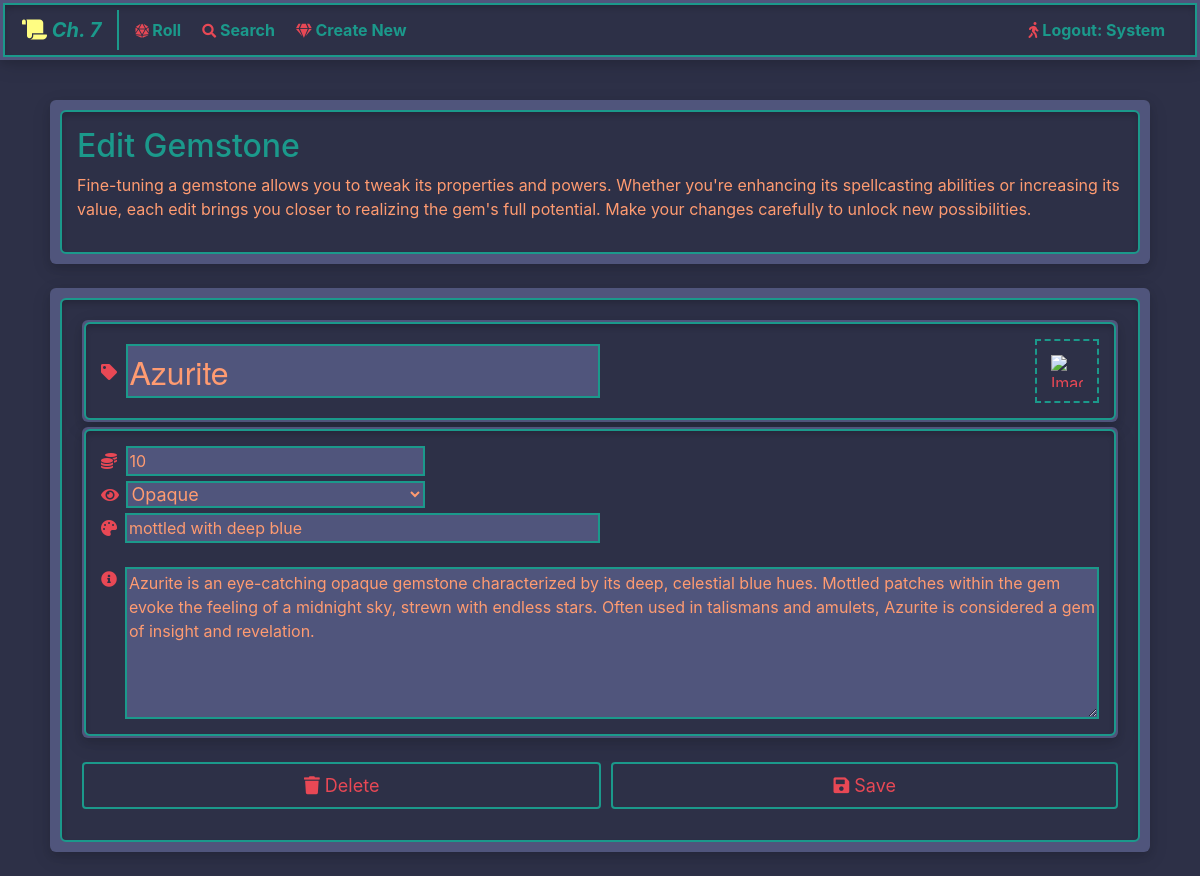
The page /treasure/gemstone/edit/1/ (signed in) on the database its author committed.
### treasure/models.py (models this page shows, shortened)
class Gemstone(models.Model):
    name             = models.CharField(max_length=128, db_index=True)
    value            = models.IntegerField(validators=[MinValueValidator(1), MaxValueValidator(1_000_000)])
    clarity          = models.ForeignKey(
        GemstoneClarity,
        related_name='gemstones',
        on_delete=models.SET_DEFAULT,
        default=1,
        db_index=True
    )
    color            = models.CharField(max_length=128, blank=True, verbose_name='Color(s)', db_index=True)
    description      = models.TextField(max_length=1024)
    icon             = models.ForeignKey(
        GemstoneIcon,
        related_name='gemstones',
        on_delete=models.SET_DEFAULT,
        default=1
    )
    dmg_row_value   = models.IntegerField(null=True, blank=True)
    dmg_item_number = models.IntegerField(null=True, blank=True)
    unique_name     = models.UUIDField(default=uuid.uuid4, editable=False, unique=True)
    origin          = models.CharField(max_length=32, default='user', blank=True)
    created_by      = models.ForeignKey(
        User,
        related_name='gemstones',
        on_delete=models.CASCADE,
        db_index=True
    )
    created_at      = models.DateTimeField(auto_now_add=True)
    updated_at      = models.DateTimeField(auto_now=True)
    objects = GemstoneManager()

### treasure/views.py (the view, shortened to what this page needs)
# urls.py: path("gemstone/edit/<int:gemstone_id>/", views.gemstone_edit, name="gemstone_edit"),
@login_required
@services.user_owns_gemstone
@transaction.atomic
def gemstone_edit(request, gemstone_id):
    gemstone = request.gemstone
    modal_view = services.is_modal_view(request)
    if request.method == 'GET':
        form = forms.GemstoneForm(instance=gemstone)
        icon_url = gemstone.icon.image.url if gemstone.icon else None
        context = {'form': form, 'icon_url': icon_url, 'gemstone_id': gemstone_id, 'modal': modal_view}
        print(modal_view)
        if modal_view:
            return render(request, 'treasure/snippets/gemstone-form.html', context)
        return render(request, 'treasure/gemstone-edit.html', context)

### treasure/services.py (called while the page is built)
def user_owns_gemstone(view_func):
    @wraps(view_func)
    def _wrapped_view(request, *args, **kwargs):
        gemstone_id = kwargs.get('gemstone_id')
        gemstone = get_object_or_404(models.Gemstone, pk=gemstone_id)
        if gemstone.created_by != request.user:
            return HttpResponseForbidden("You do not have permission to modify this gemstone.")
        request.gemstone = gemstone
        return view_func(request, *args, **kwargs)
    return _wrapped_view

def is_modal_view(request: HttpRequest) -> bool:
    if request.GET.get('modal', '') == 'true':
        return True

### treasure/templates/treasure/gemstone-edit.html (shortened to what this page needs)
{% extends 'base.html' %}
{% load static %}
{% block content %}
    {% if modal %}
        {% include 'treasure/snippets/gemstone-form.html' with icon_url=icon_url gemstone_id=gemstone_id %}
    {% else %}
        <div class="outer-content-container mb-4">
            <div class="container inner-content-container">
                <h2>Edit Gemstone</h2>
                <p>
                    Fine-tuning a gemstone allows you to tweak its properties and powers.
                    Whether you're enhancing its spellcasting abilities or increasing its value,
                    each edit brings you closer to realizing the gem's full potential.
                    Make your changes carefully to unlock new possibilities.
                </p>
            </div>
        </div>
        <div class="outer-content-container mb-4">
            <div class="container inner-content-container">
                {% include 'treasure/snippets/gemstone-form.html' with icon_url=icon_url gemstone_id=gemstone_id %}
            </div>
        </div>
    {% endif %}
{% endblock %}

### templates/base.html (shortened to what this page needs)
<!DOCTYPE html>
<html lang="en-us">
<head>
    {% load static %}
    <link rel="stylesheet" href="https://stackpath.bootstrapcdn.com/bootstrap/4.5.2/css/bootstrap.min.css">
    <link rel="stylesheet" href="https://cdnjs.cloudflare.com/ajax/libs/font-awesome/5.15.1/css/all.min.css">
    <link rel="stylesheet" href="{% static 'css/landing.css' %}">
</head>
{% block body %}
    <body hx-headers='{"X-CSRFToken": "{{ csrf_token }}"}'>
    {% block navbar %}
        {% include 'navbar.html' %}
    {% endblock %}
    <div class="container">
        {% block content %}{% endblock %}
    </div>
</body>
{% endblock %}
</html>

### templates/navbar.html (shortened to what this page needs)
<nav class="navbar fixed-top navbar-expand-md custom-navbar">
    <div class="container-fluid navbar-wrapper">
        <div class="container-fluid px-3 py-1">
            <a class="navbar-brand custom-navbar-brand {% if request.resolver_match.url_name == 'gemstone_index' %}custom-active{% endif %}" href="{% url 'treasure:gemstone_index' %}">
                <i class="fas fa-scroll icon-yellow"></i> Ch. 7
            </a>
            <div class="collapse navbar-collapse" id="myNavbar">
                <ul class="navbar-nav mr-auto">
                    <li class="nav-item {% if request.resolver_match.url_name == 'gemstone_roll' %}custom-active{% endif %}">
                        <a class="nav-link custom-nav-link" href="{% url 'treasure:gemstone_roll' %}">
                            <i class="fas fa-dice-d20 fa-sm icon-red"></i> Roll
                        </a>
                    </li>
                    <li class="nav-item {% if request.resolver_match.url_name == 'gemstone_search' %}custom-active{% endif %}">
                        <a class="nav-link custom-nav-link" href="{% url 'treasure:gemstone_search' %}">
                            <i class="fas fa-search fa-sm icon-red"></i> Search
                        </a>
                    </li>
                    {% if user.is_authenticated %}
                        <li class="nav-item {% if request.resolver_match.url_name == 'gemstone_create' %}custom-active{% endif %}">
                            <a class="nav-link custom-nav-link" href="{% url 'treasure:gemstone_create' %}">
                                <i class="fas fa-gem fa-sm icon-red"></i> Create New
                            </a>
                        </li>
                    {% endif %}
                </ul>
                <ul class="navbar-nav ml-auto">
                    {% if user.is_authenticated %}
                        <li class="nav-item">
                            <a class="nav-link custom-nav-link" href="{% url 'logout' %}">
                                <i class="fas fa-walking icon-red"></i> Logout: {{ user.username|capfirst }}
                            </a>
                        </li>
                    {% endif %}
                </ul>
            </div>
        </div>
    </div>
</nav>

### treasure/templates/treasure/snippets/gemstone-form.html (shortened to what this page needs)
<div id="gemstone-form">
    <form method="post" enctype="multipart/form-data">
        <div class="outer-content-container outer-content-small-border">
            <div class="inner-content-container gemstone-form-flexbox">
                <div class="{% if modal %}gemstone-form-text-container-lg-modal{% else %}gemstone-form-text-container-lg{% endif %}">
                    <span class="z mr-1"><i class="fas fa-tag icon-red j"></i>&nbsp;</span>
                    <span class="the-spanner">{{ form.name }}</span>
                </div>
                <div class="gemstone-form-flexbox">
                    <label for="{{ form.icon.id_for_label }}" class="gemstone-file-label">
                        {% if icon_url %}
                            <img id="upload-icon" src="{{ icon_url }}" alt="Image Preview" height="32" width="32" />
                        {% else %}
                            <i class="fas fa-camera fa-2x" id="upload-icon"></i>
                        {% endif %}
                    </label>
                </div>
            </div>
        </div>
        <div class="outer-content-container outer-content-small-border mb-4">
            <div class="inner-content-container">
                <div>
                    <label for="{{ form.value.id_for_label }}">
                        <i class="fas fa-coins icon-red">&nbsp;</i>
                    </label>
                    {{ form.value }}
                </div>
                <div>
                    <label for="{{ form.clarity.id_for_label }}" class="mb-1">
                        <i class="fas fa-eye icon-red">&nbsp;</i>
                    </label>
                    {{ form.clarity }}
                </div>
                <div class="{% if modal %}gemstone-form-text-container-modal{% else %}gemstone-form-text-container{% endif %}">
                    <label for="{{ form.color.id_for_label }}" class="mb-0">
                        <i class="fas fa-palette icon-red mr-1 pt-1">&nbsp;</i>
                    </label>
                    {{ form.color }}
                </div>
                <br>
                <div class="gemstone-form-textarea-container">
                    <span><i class="fas fa-info-circle icon-red mr-1"></i>&nbsp;</span>
                    {{ form.description }}
                </div>
            </div>
        </div>
        <div class="d-flex">
            {% if gemstone_id %}
                <button type="button"
                        id="delete-button"
                        onclick="handleDelete()"
                        class="my-btn my-btn-primary my-btn-large mb-3 flex-fill my-btn-add-margin"
                >
                    <span><i class="fas fa-trash"></i> <span id="delete-button-text">Delete</span></span>
                </button>
            {% endif %}
            {% if modal %}
            <button type="submit"
                    hx-encoding="multipart/form-data"
                    hx-post="
                             {% if gemstone_id %}
                             {% url 'treasure:gemstone_edit' gemstone_id %}?modal=true
                             {% else %}
                             {% url 'treasure:gemstone_create' %}?modal=true
                             {% endif %}
                    "
                    hx-target="#gemstone-form"
                    class="my-btn my-btn-primary my-btn-large mb-3 flex-fill my-btn-add-margin">
                <span><i class="fas fa-save"></i> Save</span>
            </button>
            {% else %}
            <button type="submit"
                    hx-encoding="multipart/form-data"
                    hx-post="
                             {% if gemstone_id %}
                             {% url 'treasure:gemstone_edit' gemstone_id %}
                             {% else %}
                             {% url 'treasure:gemstone_create' %}
                             {% endif %}
                    "
                    hx-target="body"
                    hx-push-url="true"
                    class="my-btn my-btn-primary my-btn-large mb-3 flex-fill my-btn-add-margin">
                <span><i class="fas fa-save"></i> Save</span>
            </button>
            {% endif %}
        </div>
    </form>
</div>

### static/css/landing.css (style rules this page uses)
body { background-color: #2d3047; color: #ff9b71; margin-top: 100px; }
h1, h2 { color: #1b998b; }
a { color: #e84855; font-weight: bold; }
input, textarea, select { background-color: #50557c; color: #ff9b71; }
label { color: #e84855; }
.outer-content-container { background-color: #50557c; box-shadow: 0 4px 8px rgba(0, 0, 0, 0.1), 0 6px 20px rgba(0, 0, 0, 0.1); padding: 10px 10px 10px 10px; margin: 5px; border-radius: 6px; display: flex; flex-direction: column; }
.outer-content-small-border { border: 2px; padding: 2px; vertical-align: middle; }
.inner-content-container { color: #ff9b71; background-color: #2d3047; border: 2px solid #1b998b; box-shadow: inset 0px 4px 6px -1px rgba(0, 0, 0, 0.2); padding: 15px 15px 15px 15px; border-radius: 6px; flex-grow: 1; }
.icon-yellow { color: #fffd82; }
.icon-red { color: #e84855; }
.my-btn { padding: 8px 12px; font-size: 12px; cursor: pointer; border: none; border-radius: 4px; transition: all 0.3s ease; }
.my-btn-add-margin { margin-right: 5px; margin-left: 5px; }
.my-btn-large { font-size: large; }
.my-btn-primary { background-color: transparent; color: #e84855; border: 2px solid #1b998b; }
.navbar-wrapper { background-color: #2d3047; border: 2px solid #1b998b; box-shadow: inset 0 4px 6px -1px rgba(0, 0, 0, 0.2); padding: 1px; }
.custom-navbar { background-color: #50557c; border: 2px solid #50557c; box-shadow: 0 4px 8px rgba(0, 0, 0, 0.1), 0 6px 20px rgba(0, 0, 0, 0.1); padding: 1px; }
.navbar-brand { padding-right: 16px; margin-right: 8px; }
.custom-navbar-brand { color: #1b998b; border-right: 2px solid #1b998b; font-style: italic; }
.nav-link { margin-right: 5px; }
.custom-nav-link { color: #1b998b; }
.gemstone-file-label { color: #e84855; border: 2px dashed #1b998b; background-color: transparent; height: 64px; width: 64px; cursor: pointer; text-align: center; display: flex; justify-content: center; align-items: center; margin-bottom: 0; }
.gemstone-form-text-input-lg { border: 2px solid #1b998b; font-size: xx-large; font-family: "Helvetica Neue", Arial, sans-serif; width: 100%; }
.gemstone-form-textarea-input { border: 2px solid #1b998b; width: 100%; }
.gemstone-form-textarea-container { display: flex; flex-flow: row nowrap; }
.gemstone-form-text-container { display: flex; flex-flow: row nowrap; width: 50%; align-items: center; justify-content: center; }
.gemstone-form-text-container-lg { margin-right: auto; width: 50%; }
.gemstone-from-text-input { border: 2px solid #1b998b; width: 100%; }
.gemstone-from-value-input { border: 2px solid #1b998b; width: 30%; }
.gemstone-form-clarity-input { border: 2px solid #1b998b; border-radius: 0; width: 30%; margin-left: -2px; margin-bottom: 5px; font-size: large; }
.gemstone-form-flexbox { display: flex; justify-content: center; align-items: center; }
.the-spanner { display: block; overflow: hidden; }
.z { float: left; }
.j { padding-top: 20px; }

### rows shown on the page
Gemstone: name "Azurite", value "10", clarity "Opaque", color "mottled with deep blue", description "Azurite is an eye-catching opaque gemstone characterized by its deep, celestial blue hues. Mottled patches within the gem evoke the feeling of a midnight sky, strewn with endless stars. Often used in talismans and amulets, Azurite is considered a gem of insight and revelation."

### other values the page prints
{{ user.username|capfirst }} "System"
